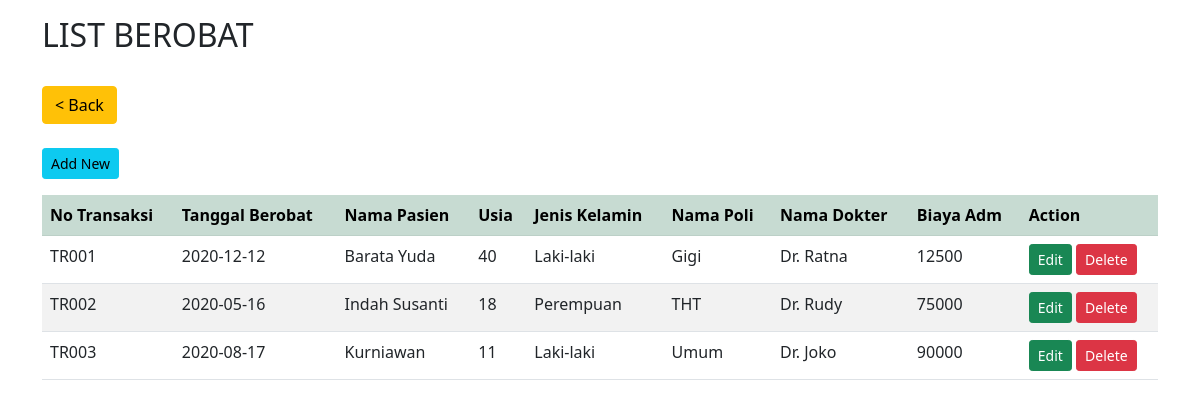
The app's page /listberobat.php with its own data.
### tables this page shows
CREATE TABLE `berobat` (
  `no_transaksi` varchar(255) NOT NULL,
  `pasien_id` int(11) DEFAULT NULL,
  `tanggal_berobat` date DEFAULT NULL,
  `dokter_id` int(11) DEFAULT NULL,
  `keluhan` varchar(255) DEFAULT NULL,
  `biaya_admin` int(11) DEFAULT NULL
);

CREATE TABLE `pasien` (
  `pasien_id` int(11) NOT NULL,
  `nama_pasien` varchar(255) DEFAULT NULL,
  `tanggal_lahir` date DEFAULT NULL,
  `jenis_kelamin` varchar(255) DEFAULT NULL,
  `alamat` varchar(255) DEFAULT NULL
);

CREATE TABLE `poli` (
  `poli_id` int(11) NOT NULL,
  `nama_poli` varchar(255) DEFAULT NULL
);

CREATE TABLE `dokter` (
  `dokter_id` int(11) NOT NULL,
  `nama_dokter` varchar(255) DEFAULT NULL,
  `poli_id` int(11) DEFAULT NULL
);

### function.php (called while the page is built, shortened)
<?php
$conn = mysqli_connect('localhost', 'root', '', 'ujikom');
function query($query) {
    global $conn;
    $result = mysqli_query($conn, $query);
    $rows = [];
    while ($row = mysqli_fetch_assoc($result)) {
        $rows[] = $row;
    }
    return $rows;
}
?>

### listberobat.php (the view, shortened to what this page needs)
<?php
require 'function.php';
$list_berobat = query('SELECT
    berobat.no_transaksi,
    berobat.tanggal_berobat,
    pasien.nama_pasien,
    TIMESTAMPDIFF(YEAR, pasien.tanggal_lahir, NOW()) AS usia,
    pasien.jenis_kelamin,
    poli.nama_poli,
    dokter.nama_dokter,
    berobat.biaya_admin
    FROM
    berobat
    JOIN pasien ON berobat.pasien_id = pasien.pasien_id
    JOIN dokter ON berobat.dokter_id = dokter.dokter_id
    JOIN poli ON dokter.poli_id = poli.poli_id
    ORDER BY berobat.no_transaksi'
);
?>
<!DOCTYPE html>
<html lang="en">
<head>
	<link href="https://cdn.jsdelivr.net/npm/bootstrap@5.1.3/dist/css/bootstrap.min.css" rel="stylesheet">
</head>
<body>
    <div class="container mt-3">
        <h2>LIST BEROBAT</h2><br>
        <a href='index.php' class='btn btn-warning'>< Back</a><br><br>
        <p><a href='add_listberobat.php' class='btn btn-info btn-sm'>Add New</a></p>
        <table class='table table-striped'>
            <tr class='table-success'>
                <th>No Transaksi</th>
                <th>Tanggal Berobat</th>
                <th>Nama Pasien</th>
                <th>Usia</th>
                <th>Jenis Kelamin</th>
                <th>Nama Poli</th>
                <th>Nama Dokter</th>
                <th>Biaya Adm</th>
                <th>Action</th>
            </tr>
            <?php foreach ($list_berobat as $row) : ?>
            <tr>
                <td><?= $row['no_transaksi']; ?></td>
                <td><?= $row['tanggal_berobat']; ?></td>
                <td><?= $row['nama_pasien']; ?></td>
                <td><?= $row['usia']; ?></td>
                <td><?= $row['jenis_kelamin']; ?></td>
                <td><?= $row['nama_poli']; ?></td>
                <td><?= $row['nama_dokter']; ?></td>
                <td><?= $row['biaya_admin']; ?></td>
                <td>
                    <a href='edit_listberobat.php?status=edit&no_transaksi=<?= $row['no_transaksi']; ?>' class='btn btn-success btn-sm'>Edit</a>
                    <a href='delete_listberobat.php?no_transaksi=<?= $row['no_transaksi']; ?>' class='btn btn-danger btn-sm' onclick="return confirm('Anda yakin ingin menghapus data ini?');">Delete</a>
                </td>
            </tr>
            <?php endforeach; ?>
        </table>
    </div>
</body>
</html>

### records on screen
berobat: no_transaksi "TR001", tanggal_berobat "2020-12-12", pasien.nama_pasien "Barata Yuda", usia "40", pasien.jenis_kelamin "Laki-laki", poli.nama_poli "Gigi", dokter.nama_dokter "Dr. Ratna", biaya_admin "12500"
berobat: no_transaksi "TR002", tanggal_berobat "2020-05-16", pasien.nama_pasien "Indah Susanti", usia "18", pasien.jenis_kelamin "Perempuan", poli.nama_poli "THT", dokter.nama_dokter "Dr. Rudy", biaya_admin "75000"
berobat: no_transaksi "TR003", tanggal_berobat "2020-08-17", pasien.nama_pasien "Kurniawan", usia "11", pasien.jenis_kelamin "Laki-laki", poli.nama_poli "Umum", dokter.nama_dokter "Dr. Joko", biaya_admin "90000"
